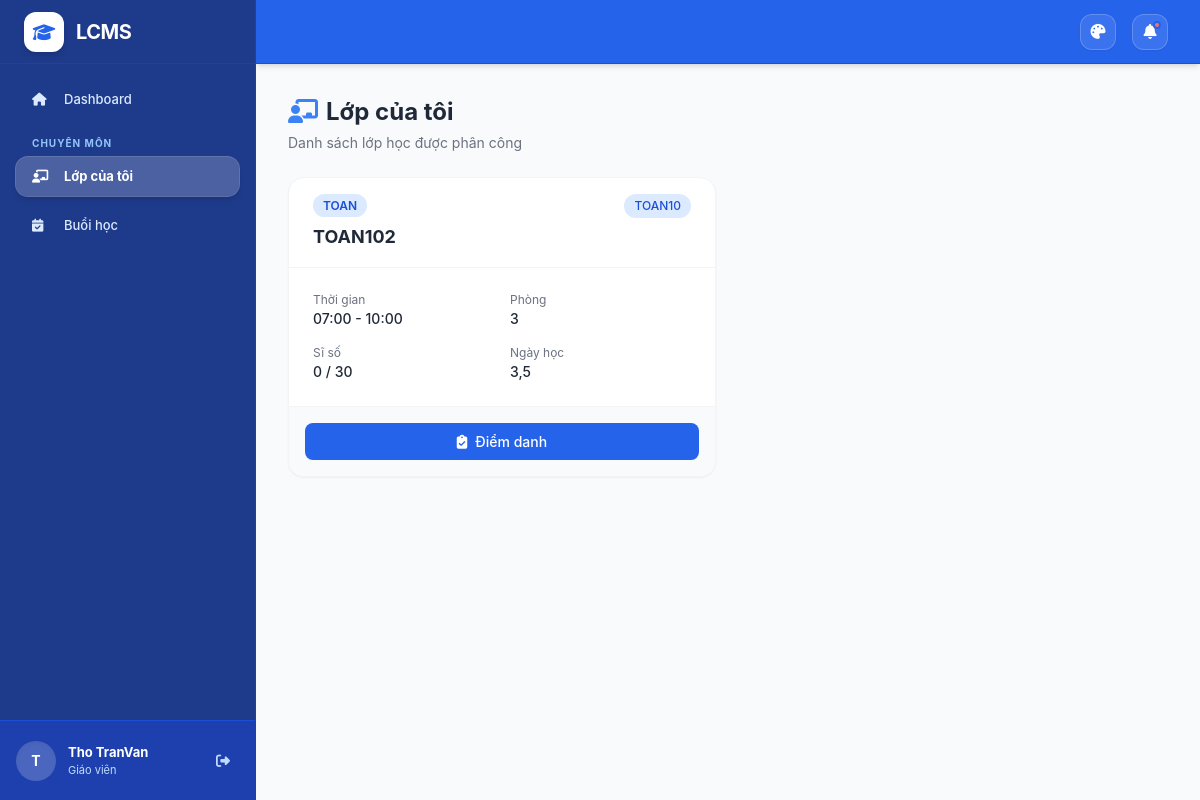
Screenshot of /my-classes/ (signed in) with the database file from the repository.
### accounts/models.py (models this page shows, shortened)
class User(AbstractUser):
    ROLE_CHOICES = [
        ("admin", "Quản trị viên"),
        ("teacher", "Giáo viên"),
        ("assistant", "Trợ giảng"),
        ("parent", "Phụ huynh"),
    ]
    GENDER_CHOICES = [
        ("male", "Nam"),
        ("female", "Nữ"),
        ("other", "Khác"),
    ]
    domain = models.CharField(max_length=100, unique=True, blank=True)
    gender = models.CharField(max_length=10, choices=GENDER_CHOICES, blank=True)
    phone = models.CharField(max_length=20, blank=True)
    email = models.EmailField(blank=True)
    role = models.CharField(max_length=20, choices=ROLE_CHOICES, default="teacher")
    class Meta:
        db_table = "users"
        ordering = ["-date_joined"]

### classes/models.py (models this page shows, shortened)
class Class(models.Model):
    class_code = models.CharField(max_length=50, unique=True)
    class_name = models.CharField(max_length=200)
    subject = models.ForeignKey(Subject, on_delete=models.CASCADE, related_name="classes")
    teacher = models.ForeignKey(User, on_delete=models.CASCADE, related_name="teaching_classes", limit_choices_to={"role": "teacher"})
    assistants = models.ManyToManyField(User, related_name="assistant_classes", blank=True, limit_choices_to={"role": "assistant"})
    schedule_days = models.CharField(max_length=50, blank=True, help_text="e.g., '2,4,6' for Mon=1, Sun=7")
    start_time = models.TimeField(null=True, blank=True)
    end_time = models.TimeField(null=True, blank=True)
    room = models.CharField(max_length=100, blank=True)
    max_students = models.IntegerField(default=30)
    is_active = models.BooleanField(default=True)
    created_at = models.DateTimeField(auto_now_add=True)
    class Meta:
        db_table = "classes"
        ordering = ["-created_at"]
    def get_student_count(self):
        return self.enrollments.filter(status="active").count()

class Subject(models.Model):
    subject_name = models.CharField(max_length=200)
    description = models.TextField(blank=True)
    is_active = models.BooleanField(default=True)
    class Meta:
        db_table = "subjects"
        ordering = ["subject_name"]

### classes/views.py (the view)
# urls.py: path('my-classes/', views.my_classes, name='my_classes'),
@login_required
def my_classes(request):
    if request.user.role not in ['teacher', 'assistant']:
        messages.error(request, 'Bạn không có quyền truy cập trang này.')
        return redirect('dashboard')
    if request.user.role == 'teacher':
        classes = Class.objects.filter(teacher=request.user, is_active=True)
    else:
        classes = Class.objects.filter(assistants=request.user, is_active=True)
    return render(request, 'classes/my_classes.html', {'classes': classes})

### templates/classes/my_classes.html (shortened to what this page needs)
{% extends "base.html" %}
{% block content %}
<div class="fade-in">
    <div class="mb-6">
        <h1 class="text-2xl font-bold text-gray-800">
            <i class="fas fa-chalkboard-teacher text-primary-500 mr-2"></i>Lớp của tôi
        </h1>
        <p class="text-gray-500 mt-1">Danh sách lớp học được phân công</p>
    </div>
    {% if classes %}
    <div class="grid grid-cols-1 lg:grid-cols-2 gap-6">
        {% for class_obj in classes %}
        <div class="card flex flex-col h-full">
            <div class="px-6 py-4 border-b border-gray-100 flex justify-between items-start">
                <div>
                    <span class="px-2.5 py-1 rounded-full text-xs font-semibold bg-primary-100 text-primary-700">{{ class_obj.class_code }}</span>
                    <h3 class="text-lg font-bold text-gray-800 mt-2">{{ class_obj.class_name }}</h3>
                </div>
                <span class="px-2.5 py-1 rounded-full text-xs font-medium bg-blue-100 text-blue-700">{{ class_obj.subject.subject_name }}</span>
            </div>
            <div class="p-6 flex-grow">
                <div class="grid grid-cols-2 gap-4">
                    <div>
                        <p class="text-xs text-gray-500">Thời gian</p>
                        <p class="font-medium">{{ class_obj.start_time|default:"-" }} - {{ class_obj.end_time|default:"-" }}</p>
                    </div>
                    <div>
                        <p class="text-xs text-gray-500">Phòng</p>
                        <p class="font-medium">{{ class_obj.room|default:"-" }}</p>
                    </div>
                    <div>
                        <p class="text-xs text-gray-500">Sĩ số</p>
                        <p class="font-medium">{{ class_obj.get_student_count }} / {{ class_obj.max_students }}</p>
                    </div>
                    <div>
                        <p class="text-xs text-gray-500">Ngày học</p>
                        <p class="font-medium">{{ class_obj.schedule_days|default:"-" }}</p>
                    </div>
                </div>
            </div>
            <div class="p-4 border-t border-gray-100 bg-gray-50 rounded-b-2xl">
                <a href="{% url 'attendance:session_list' class_obj.id %}"
                   hx-get="{% url 'attendance:session_list' class_obj.id %}"
                   hx-target="#main-content" hx-select="#main-content" hx-swap="outerHTML"
                   hx-push-url="true"
                   class="btn-primary w-full flex justify-center items-center gap-2 py-2">
                    <i class="fas fa-clipboard-check"></i> Điểm danh
                </a>
            </div>
        </div>
        {% endfor %}
    </div>
    {% endif %}
</div>
{% endblock %}

### templates/base.html (shortened to what this page needs)
<!DOCTYPE html>
<html lang="vi" class="h-full">
<head>
    <script src="https://cdn.tailwindcss.com"></script>
    <link rel="stylesheet" href="https://cdnjs.cloudflare.com/ajax/libs/font-awesome/6.4.0/css/all.min.css">
</head>
<body class="h-full bg-gray-50 text-gray-800 text-[14px]" x-data="appData()">
    {% if user.is_authenticated %}
    <div class="h-full flex overflow-hidden">
        <aside
            class="fixed inset-y-0 left-0 z-50 w-64 bg-primary-900 border-r border-primary-800 transform transition-transform duration-300 lg:translate-x-0 flex flex-col"
            :class="sidebarOpen ? 'translate-x-0' : '-translate-x-full'"
        >
            <div class="h-16 flex items-center gap-3 px-6 border-b border-primary-800 bg-primary-900">
                <div class="w-10 h-10 bg-white rounded-xl flex items-center justify-center shadow-md">
                    <i class="fas fa-graduation-cap text-primary-600 text-lg"></i>
                </div>
                <span class="text-white text-xl font-bold tracking-tight">LCMS</span>
            </div>
            <nav class="flex-1 overflow-y-auto p-4 custom-scrollbar">
                <div class="sidebar-group">
                    <div class="space-y-2.5">
                        <a href="{% url 'dashboard' %}"
                           class="sidebar-link {% if request.resolver_match.url_name == 'dashboard' %}active{% endif %}"
                           hx-get="{% url 'dashboard' %}"
                           hx-target="#main-content" hx-select="#main-content" hx-swap="outerHTML"
                           hx-push-url="true">
                            <i class="fas fa-home w-5"></i>
                            <span>Dashboard</span>
                        </a>
                    </div>
                </div>
                {% if user.role == 'teacher' or user.role == 'assistant' %}
                <div class="sidebar-group">
                    <div class="sidebar-group-title">Chuyên môn</div>
                    <div class="space-y-2.5">
                        <a href="{% url 'classes:my_classes' %}"
                           class="sidebar-link {% if 'my-classes' in request.path %}active{% endif %}"
                           hx-get="{% url 'classes:my_classes' %}"
                           hx-target="#main-content" hx-select="#main-content" hx-swap="outerHTML"
                           hx-push-url="true">
                            <i class="fas fa-chalkboard-teacher w-5"></i>
                            <span>Lớp của tôi</span>
                        </a>
                        <a href="{% url 'attendance:my_sessions' %}"
                           class="sidebar-link {% if 'my-sessions' in request.path %}active{% endif %}"
                           hx-get="{% url 'attendance:my_sessions' %}"
                           hx-target="#main-content" hx-select="#main-content" hx-swap="outerHTML"
                           hx-push-url="true">
                            <i class="fas fa-calendar-check w-5"></i>
                            <span>Buổi học</span>
                        </a>
                    </div>
                </div>
                {% endif %}
            </nav>
            <div class="h-20 bg-primary-800 border-t border-primary-700 px-4 flex items-center gap-3">
                <div class="w-10 h-10 bg-white/20 text-white rounded-full flex items-center justify-center font-bold shadow-inner">
                    {{ user.first_name|default:user.username|make_list|first|upper }}
                </div>
                <div class="flex-1 min-w-0">
                    <p class="text-[13px] font-bold text-white truncate">{{ user.get_full_name|default:user.username }}</p>
                    <p class="text-[11px] text-primary-200 truncate">
                        {% if user.role == 'admin' %}Quản trị viên
                        {% elif user.role == 'teacher' %}Giáo viên
                        {% elif user.role == 'assistant' %}Trợ giảng
                        {% else %}Phụ huynh{% endif %}
                    </p>
                </div>
                <a href="{% url 'logout' %}" class="w-8 h-8 flex items-center justify-center rounded-lg text-primary-200 hover:text-white hover:bg-white/10 transition-colors" title="Đăng xuất">
                    <i class="fas fa-sign-out-alt"></i>
                </a>
            </div>
        </aside>
        <div class="flex-1 lg:ml-64 flex flex-col h-screen overflow-hidden">
            <header class="h-16 bg-primary-600 border-b border-primary-700 flex items-center justify-between px-4 lg:px-8 shrink-0 z-30 shadow-md">
                <div class="flex items-center gap-4">
                    <div class="relative" x-data="{ open: false }">
                        <button
                            @click="open = !open"
                            class="w-9 h-9 rounded-xl bg-white/10 border border-white/20 flex items-center justify-center text-white hover:bg-white/20 transition-colors shadow-sm"
                            title="Màu giao diện"
                        >
                            <i class="fas fa-palette text-[15px]"></i>
                        </button>
                    </div>
                    <button class="relative w-9 h-9 rounded-xl bg-white/10 border border-white/20 flex items-center justify-center text-white hover:bg-white/20 transition-colors shadow-sm">
                        <i class="fas fa-bell text-[15px]"></i>
                        <span class="absolute top-[6px] right-[6px] w-[8px] h-[8px] bg-red-400 border-2 border-primary-600 rounded-full"></span>
                    </button>
                </div>
            </header>
            <main id="main-content" class="flex-1 overflow-y-auto bg-gray-50 p-4 lg:p-8 custom-scrollbar">
                {% block content %}{% endblock %}
            </main>
        </div>
    </div>
    {% else %}
    {% block login_content %}{% endblock %}
    {% endif %}
</body>
</html>

### templates/base.html (style rules this page uses)
:root, [data-theme="blue"] { --color-primary-50: 239 246 255; --color-primary-100: 219 234 254; --color-primary-200: 191 219 254; --color-primary-300: 147 197 253; --color-primary-400: 96 165 250; --color-primary-500: 59 130 246; --color-primary-600: 37 99 235; --color-primary-700: 29 78 216; --color-primary-800: 30 64 175; --color-primary-900: 30 58 138; }
body { font-family: 'Inter', system-ui, -apple-system, sans-serif; }
.sidebar-link { @apply flex items-center gap-3 px-4 py-2.5 text-primary-100 bg-transparent rounded-xl transition-all duration-200 text-[13px] font-medium hover:bg-white/10 hover:text-white hover:shadow-sm; }
.sidebar-link.active { @apply bg-white/20 text-white font-bold shadow-md ring-1 ring-white/30; }
.sidebar-group { @apply mb-4; }
.sidebar-group-title { @apply px-4 mb-1.5 text-[10px] font-bold text-primary-300 uppercase tracking-widest; }
.card { @apply bg-white rounded-2xl shadow-sm border border-gray-100; }
.btn-primary { @apply px-4 py-2 bg-primary-600 text-white rounded-lg font-medium transition-all duration-200 hover:bg-primary-700 active:scale-95; }
.fade-in { animation: fadeIn 0.3s ease-out; }

### rows the page displays
User: first_name|make_list "T", get_full_name "Tho TranVan"
Class: class_code "TOAN", class_name "TOAN102", subject.subject_name "TOAN10", start_time "07:00", end_time "10:00", room "3", get_student_count "0", max_students "30", schedule_days "3,5"
